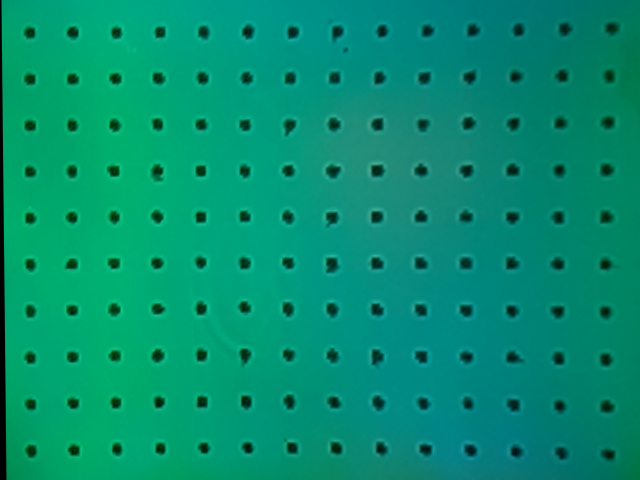
#> input picture sample_data/init_img.png, 640 x 480 px
$ jupyter execute 3d_reconstruction_poisson-gelwedge.ipynb
#> lines starting #> are read from the running program, lines starting #| are printed output that depends on the picture
[cell 1]
import cv2
import numpy as np
import open3d


import matplotlib.pyplot as plt
import scipy, scipy.fftpack
import math
import time

[cell 2]
#read the image
img_init = cv2.imread('sample_data/init_img.png')
#> img_init is the input picture: shape (480, 640, 3); mean B, G, R 112.2, 143.3, 3.2

[cell 3]
#openCV uses BGR while matplotlib uses RGB
img_init = cv2.cvtColor(img_init, cv2.COLOR_BGR2RGB)

[cell 4]
plt.imshow(img_init)

[cell 5]
img = cv2.imread('sample_data/img0.png')
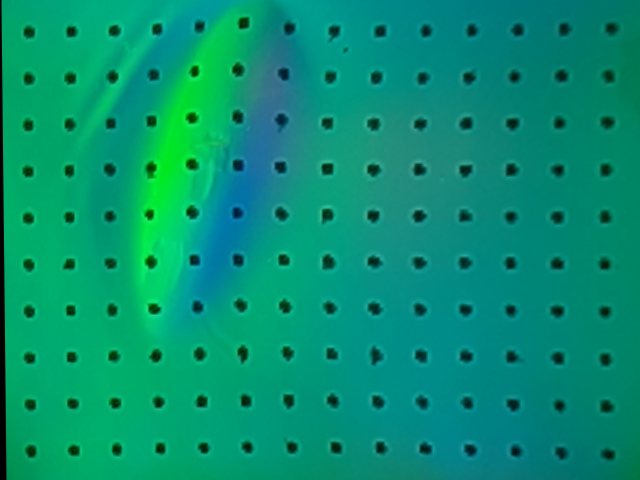
#> input picture sample_data/img0.png, 640 x 480 px
#> img is the input picture: shape (480, 640, 3); mean B, G, R 113.4, 145, 4.2

[cell 6]
#openCV uses BGR while matplotlib uses RGB
img = cv2.cvtColor(img, cv2.COLOR_BGR2RGB)

[cell 7]
plt.imshow(img)

[cell 8]
#calculate the difference images
def calc_diff(img, img_init):
    red_diff = np.clip(img[:,:,0].astype(int)-img_init[:,:,0].astype(int),0,255)#.astype(np.uint8)
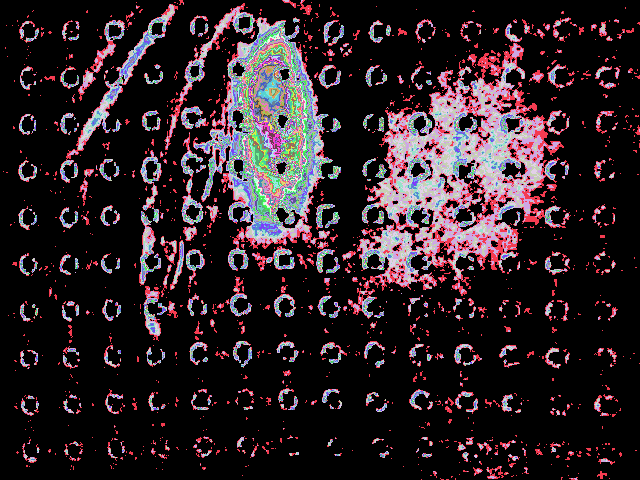
#> red_diff: shape (480, 640) int64; 67 distinct labels, from 0 to 67; one colour per label, 0 black
    green_diff = np.clip(img[:,:,1].astype(int)-img_init[:,:,1].astype(int),0,255)#.astype(np.uint8)
    blue_diff = np.clip(img[:,:,2].astype(int)-img_init[:,:,2].astype(int),0,255)#.astype(np.uint8)
    return red_diff, green_diff, blue_diff

[cell 9]
red_diff, green_diff, blue_diff = calc_diff(img, img_init)

[cell 10]
# we can see that the changes in red channel ( red light coming from bottom)is highlighted
plt.imshow(red_diff)

[cell 11]
# we can see that the changes in green channel ( green light coming from top) is highlighted
plt.imshow(green_diff)

[cell 12]
# we can see that the changes in green channel ( blue light coming from left) is highlighted

plt.imshow(blue_diff)

[cell 13]
plt.imshow(red_diff-blue_diff)
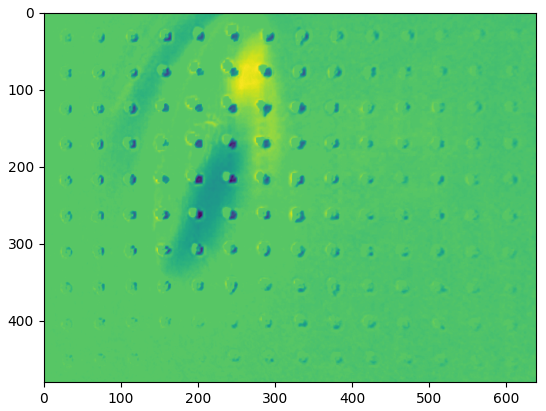
#> figure drawn by matplotlib, 1 panel

[cell 14]
# define Poisson reconstruction function
# adapted from https://web.media.mit.edu/~raskar/photo/code.pdf
# Need to optimize, )
def poisson_reconstruct(grady, gradx, boundarysrc):

    # Laplacian
    gyy = grady[1:,:-1] - grady[:-1,:-1]
    gxx = gradx[:-1,1:] - gradx[:-1,:-1]
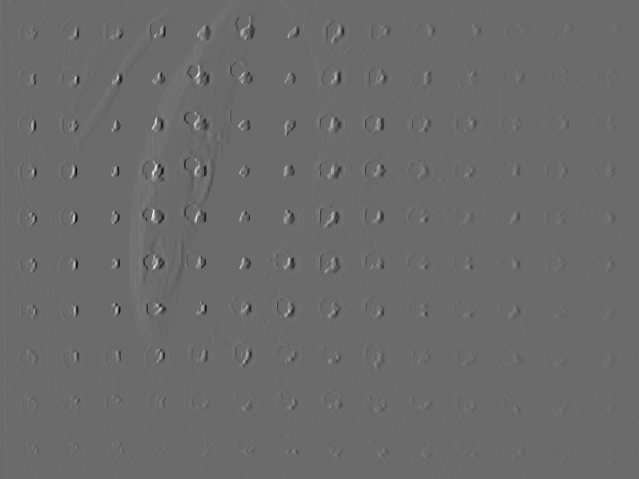
#> gxx: shape (479, 639) int64; min -69, max 94, mean 0; drawn with min black and max white
    f = np.zeros(boundarysrc.shape)
    f[:-1,1:] += gxx
    f[1:,:-1] += gyy

    # Boundary image
    boundary = boundarysrc.copy()
#> boundary: shape (480, 640) int64; every value is 0
    boundary[1:-1,1:-1] = 0;

    # Subtract boundary contribution
    f_bp = -4*boundary[1:-1,1:-1] + boundary[1:-1,2:] + boundary[1:-1,0:-2] + boundary[2:,1:-1] + boundary[0:-2,1:-1]
#> f_bp: shape (478, 638) int64; every value is 0
    f = f[1:-1,1:-1] - f_bp
#> f: shape (478, 638) float64

    # Discrete Sine Transform
    tt = scipy.fftpack.dst(f, norm='ortho') #3.84 ms ± 42.6 µs per loop
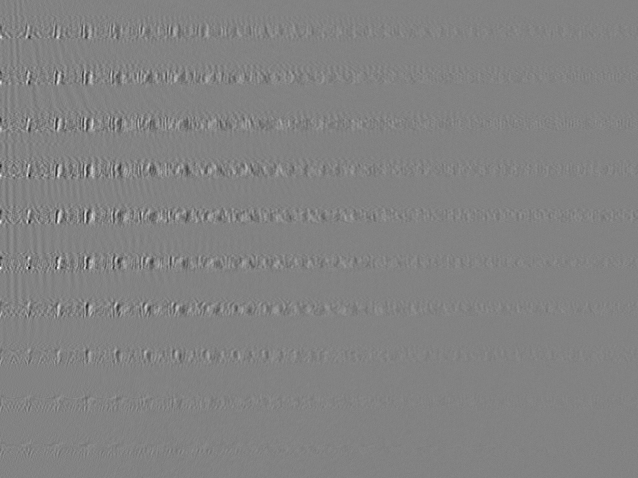
#> tt: shape (478, 638) float64; min -80.89, max 76.88, mean 0; drawn with min black and max white
    fsin = scipy.fftpack.dst(tt.T, norm='ortho').T # 14.5 ms ± 59.6 µs per loop
    #%timeit scipy.fftpack.dst(f, norm='ortho')
    #%timeit scipy.fftpack.dst(tt.T, norm='ortho').T

    # Eigenvalues
    (x,y) = np.meshgrid(range(1,f.shape[1]+1), range(1,f.shape[0]+1), copy=True)
    denom = (2*np.cos(math.pi*x/(f.shape[1]+2))-2) + (2*np.cos(math.pi*y/(f.shape[0]+2)) - 2)

    f = fsin/denom

    # Inverse Discrete Sine Transform
    tt = scipy.fftpack.idst(f, norm='ortho') #3.73 ms ± 58.1 µs per loop
    img_tt = scipy.fftpack.idst(tt.T, norm='ortho').T #14.4 ms ± 87.8 µs per loop
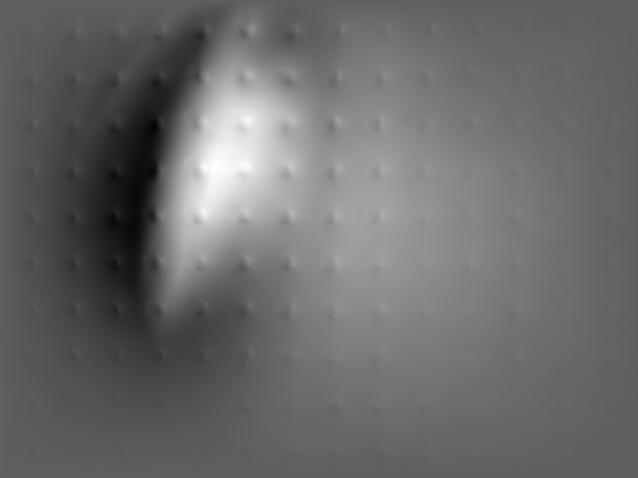
#> img_tt: shape (478, 638) float64; min -1068.5, max 1777.8, mean 125.3; drawn with min black and max white


    # New center + old boundary
    result = boundary
    result[1:-1,1:-1] = img_tt

    return result

[cell 15]
rec_img = poisson_reconstruct(red_diff-blue_diff,green_diff,np.zeros_like(green_diff))#[::1,:]

[cell 16]
#%timeit poisson_reconstruct(green_diff-red_diff,blue_diff,np.zeros_like(green_diff))
# 68 ms ± 691 µs per loop on i7-4720HQ CPU @2.6 Ghz
# 58 ms ± 224 µs per loop on i7-7700 CPU @ 3.60GHz

[cell 17]
# scale the gradient image to the range 0-255 if need to be used in opencv
#rec_img = rec_img.astype(np.uint8)

[cell 18]
plt.imshow(rec_img)

[cell 19]
#The values of the rec_img corresponds to the depth or deformation
print(rec_img.min(),rec_img.max())
#| -1068 1777

[cell 20]
# we can clip the negative values to zero, assuming we are ONLY PUSHING on the elastomer and NO PULLING
rec_img = rec_img.clip(0)
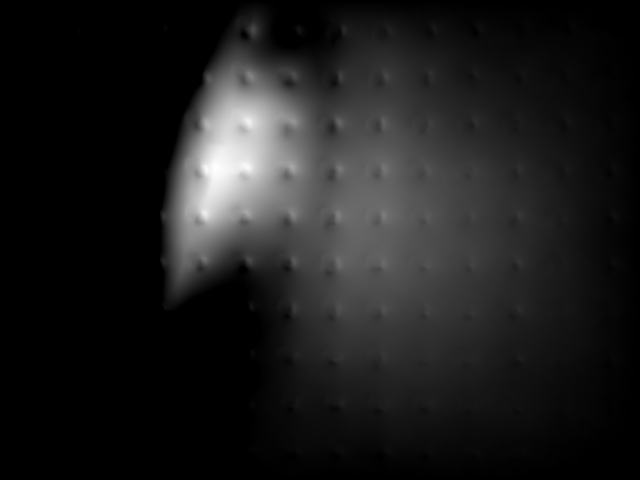
#> rec_img: shape (480, 640) int64; min 0, max 1777, mean 203.9; drawn with min black and max white

[cell 21]
# Now it looks better
plt.imshow(rec_img)

[cell 22]
#scale the value into mm ( NOTE: we assume the deformation is linear over small distanes and obeys Hook's Law )
# parameters are estimated approximately by trial and error experimentation
#the deformation of elastomer of 3 mm thickness is assumed to be in the range 0 - 0.0028
# and at max deformation (2.8mm), the rec_img max value is found to be 2000
rec_img =  np.interp(rec_img,(0,2000),(0,0.0028))

[cell 23]
pcd = open3d.geometry.PointCloud()

[cell 24]
# create the pointcloud and fill array
n = img.shape[1]
#> n = 640
m = img.shape[0]
#> m = 480

x = np.arange(n)
#> x = 640 values from 0 to 639
y = np.arange(m)
#> y = 480 values from 0 to 479
X, Y = np.meshgrid(x,y)

points = np.zeros([n * m, 3])
# map it to finger geometry
sensor_length = 0.045
sensor_width = 0.03
X_scl = np.interp(X,(0,(img.shape[1]-1)),(0,sensor_length))
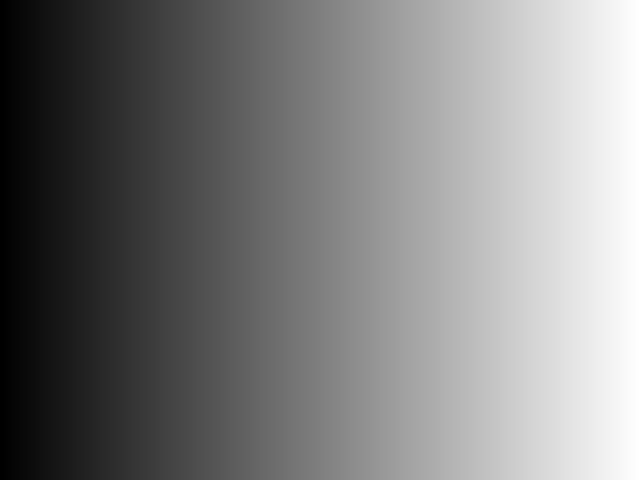
#> X: shape (480, 640) int64; min 0, max 639, mean 319.5; drawn with min black and max white
Y_scl = np.interp(Y,(0,(img.shape[0]-1)),(0,sensor_width))
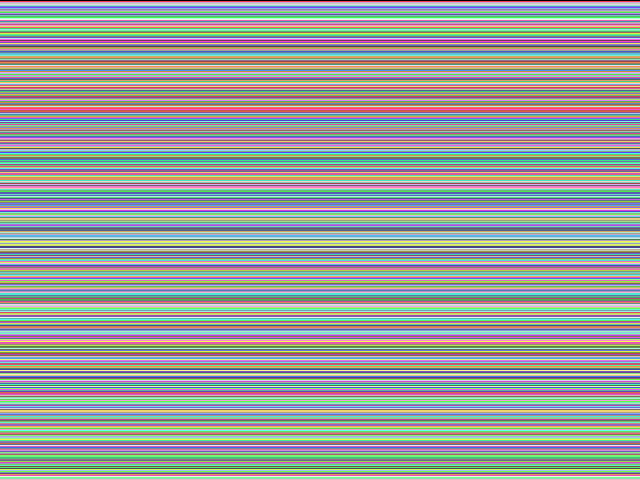
#> Y: shape (480, 640) int64; 480 distinct labels, from 0 to 479; one colour per label, 0 black

points[:, 0] = np.ndarray.flatten(X_scl )
points[:, 1] = np.ndarray.flatten(Y_scl)
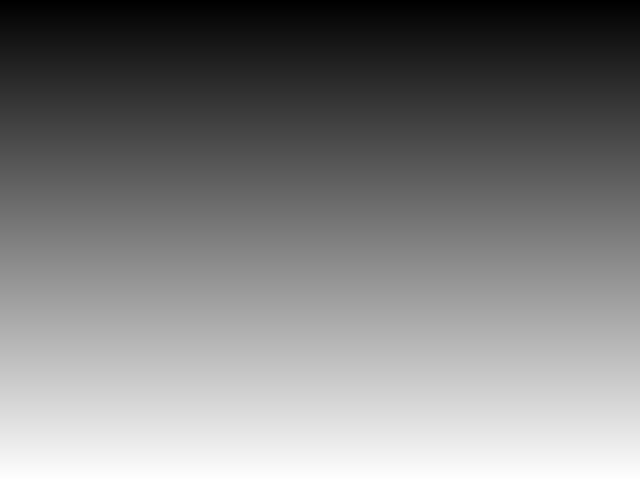
#> Y_scl: shape (480, 640) float64; min 0, max 0.03, mean 0.015; drawn with min black and max white
points[:, 2] = np.ndarray.flatten(rec_img)

pcd.points = open3d.utility.Vector3dVector(points)
